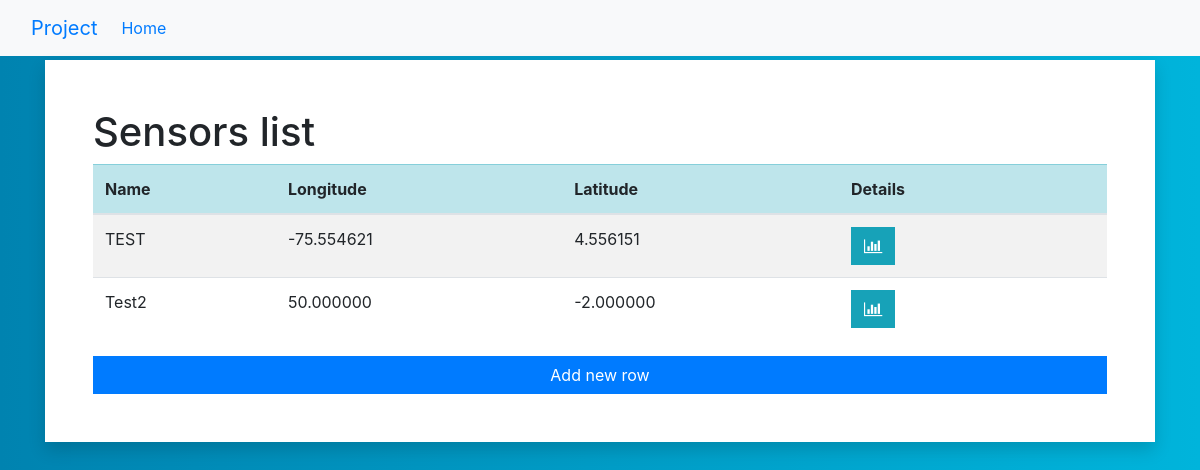
Before: /kabinet/sensors/ with the older database file.
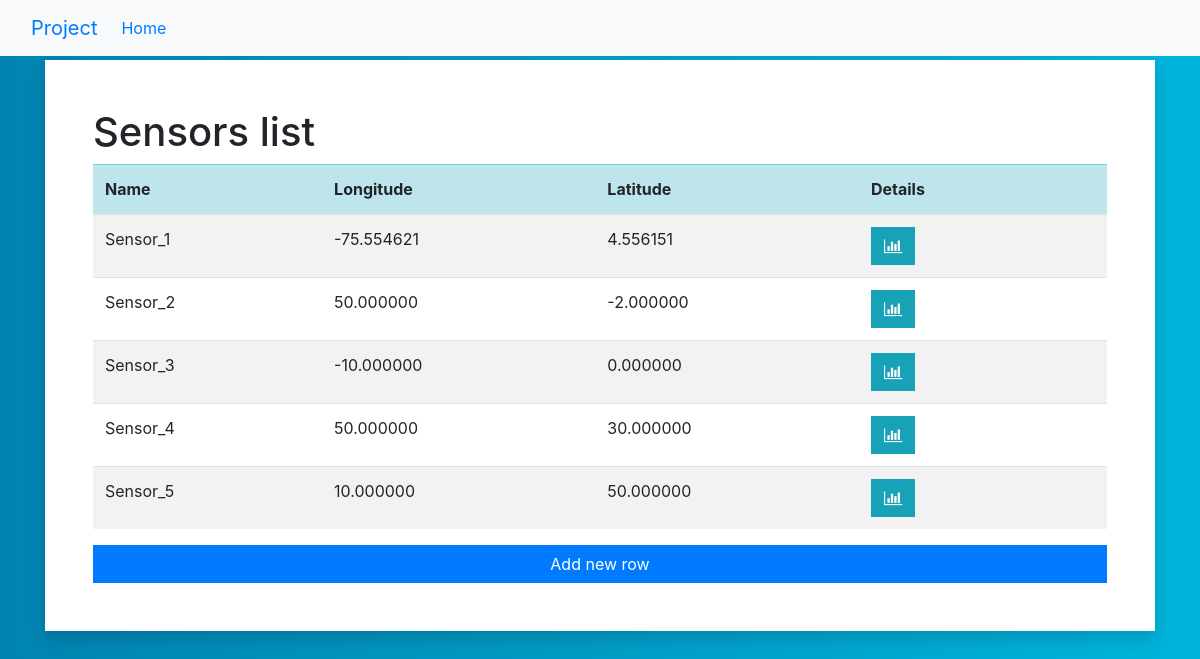
After: the same page with the newer database file.
### kabinet/models.py (models this page shows, shortened)
class Sensor(models.Model):
    name = models.CharField(max_length=20)
    lon = models.DecimalField(max_digits=9, decimal_places=6)
    lat = models.DecimalField(max_digits=9, decimal_places=6)

### kabinet/views.py (the view)
# urls.py: path('sensors/', views.SensorsView, name='sensors'),
def SensorsView(request):
    sensor_list = Sensor.objects.all()
    return render(request, "kabinet/sensors.html", {"sensor_list" : sensor_list})

### kabinet/templates/kabinet/sensors.html (shortened to what this page needs)
{% extends ".//base.html" %}
{% block body %}
<div class="container py-1">
    <div class="row">
        <div class="col-lg-12 mx-auto">
            <div class="card rounded-0 border-0 shadow">
                <div class="card-body p-5">
                    <h1>Sensors list</h1>
                    <div class="table-responsive">
                        <table class="table table-striped" id="sensorTable">
                            <thead class="table-info">
                                <tr>
                                    <th scope="col">Name</th>
                                    <th scope="col">Longitude</th>
                                    <th scope="col">Latitude</th>
                                    <th scope="col">Details</th>
                                    <th scope=""></th>
                                </tr>
                            </thead>
                            <tbody>
                                {% for s in sensor_list %}
                                <tr>
                                    <td> {{s.name}} </td>
                                    <td> {{s.lon}} </td>
                                    <td> {{s.lat}} </td>
                                    <td><button class="btn btn-info rounded-0" id ="details"><i class="fa fa-bar-chart"></i></button</td>
                                    <td></td>
                                </tr>
                                {% endfor %}
                            </tbody>
                        </table>
                    </div>
                    <a class="btn btn-primary rounded-0 btn-block" id="insertRow" href="#">Add new row</a>
                </div>
            </div>
        </div>
    </div>
</div>
{% endblock %}

### kabinet/templates/kabinet/base.html (shortened to what this page needs)
<!DOCTYPE html>
<html>
<head>
    <link rel="stylesheet" type="text/css" href="https://cdnjs.cloudflare.com/ajax/libs/twitter-bootstrap/4.3.1/css/bootstrap.min.css">
    <link rel="stylesheet" type="text/css" href="https://stackpath.bootstrapcdn.com/font-awesome/4.7.0/css/font-awesome.min.css">
</head>
<nav class="navbar navbar-expand-lg bg-light">
    <div class="container-fluid">
      <a class="navbar-brand" href="#">Project</a>
      <div class="collapse navbar-collapse" id="navbarSupportedContent">
        <ul class="navbar-nav me-auto mb-2 mb-lg-0">
          <li class="nav-item">
            <a class="nav-link active" aria-current="page" href="#">Home</a>
          </li>
        </ul>
      </div>
    </div>
</nav>
<body>
    {% block body %}
    {% endblock %}
</body>
</html>

### kabinet/templates/kabinet/base.html (style rules this page uses)
body { background: #0083B0; background: -webkit-linear-gradient(to right, #0083B0, #00B4DB); background: linear-gradient(to right, #0083B0, #00B4DB); min-height: 100vh; }

Changed rows visible on the page:
changed Sensor: name "TEST" → "Sensor_1"
changed Sensor: name "Test2" → "Sensor_2"
added Sensor: name "Sensor_3", lon "-10.000000", lat "0.000000"
added Sensor: name "Sensor_4", lon "50.000000", lat "30.000000"
added Sensor: name "Sensor_5", lon "10.000000", lat "50.000000"
